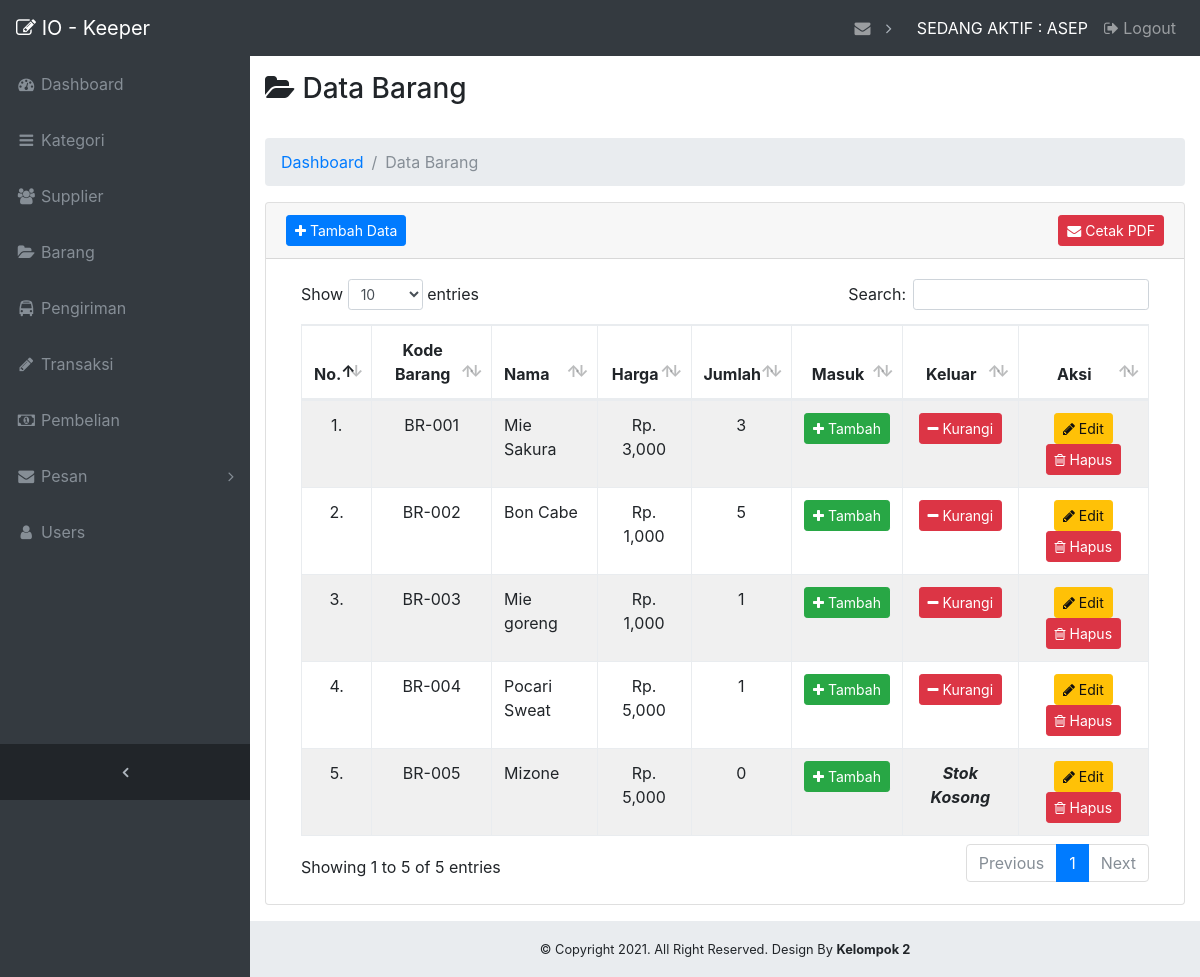
Before: /admin/?page=barang (signed in) with the older database file.
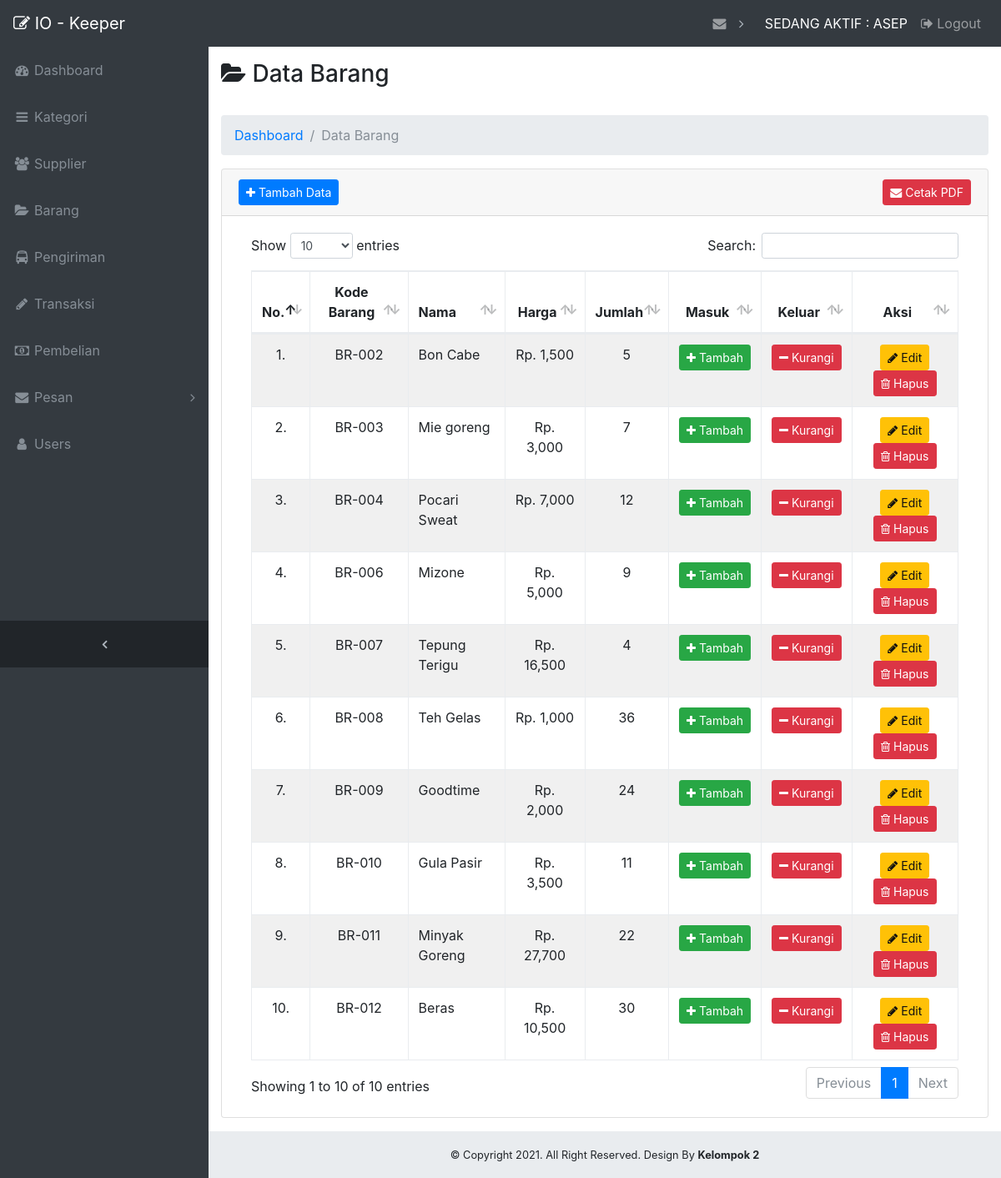
After: the same page with the newer database file.
### tables this page shows
CREATE TABLE `barang` (
  `kode_barang` varchar(100) NOT NULL,
  `id_kategori` int(11) DEFAULT NULL,
  `nama_barang` varchar(191) DEFAULT NULL,
  `harga` double DEFAULT NULL,
  `satuan` varchar(20) DEFAULT NULL,
  `keterangan` text,
  `foto` varchar(255) DEFAULT NULL
);

### admin/page/barang/data_barang.php (the view, shortened to what this page needs)
<div class="container-fluid">
    <div class="row">
        <div class="col-md-12">
            <h3><i class="fa fa-folder-open"></i> Data Barang</h3>
            <br>
        </div>
    </div>
    <ol class="breadcrumb">
        <li class="breadcrumb-item">
            <a href="?page=dashboard">Dashboard</a>
        </li>
        <li class="breadcrumb-item active">Data Barang</li>
    </ol>
    <div class="card mb-3">
        <div class="card-header">
            <button type="button" class="btn btn-primary btn-sm" data-toggle="modal" data-target="#exampleModal"><i class="fa fa-plus"></i> Tambah Data
            </button>
            <a href="../admin/cetak.php" class="btn btn-danger btn-sm pull-right">
                <i class="fa fa-envelope"></i> Cetak PDF
            </a>
        </div>
        <div class="card-body">
            <div class="table-responsive">
                <table class="table table-bordered" id="dataTable" width="100%" cellspacing="0">
                    <thead>
                        <tr>
                            <th class="text-center">No.</th>
                            <th class="text-center">Kode Barang</th>
                            <th>Nama</th>
                            <th class="text-center">Harga</th>
                            <th class="text-center">Jumlah</th>
                            <th class="text-center">Masuk</th>
                            <th class="text-center">Keluar</th>
                            <th class="text-center">Aksi</th>
                        </tr>
                    </thead>
                    <tbody>
                        <?php
                        $no = 0;
                        $query = $con->query("SELECT * FROM barang ORDER BY kode_barang ASC");
                        $bgcolor = "";
                        if (mysqli_num_rows($query)) {
                            while ($data_barang = $query->fetch_array()) {
                                if ($no % 2 == 0) {
                                    $bgcolor = "#F0F0F0";
                                } else {
                                    $bgcolor = "";
                                }
                                $kdBarang = $data_barang['kode_barang'];
                                $sql_masuk = $con->query("select sum(stok) as 'stok' from transaksi_barang where kode_barang = '$kdBarang' and status = 1");
                                $data_masuk = $sql_masuk->fetch_array();
                                $jum_masuk = $data_masuk['stok'];
                                $sql_keluar = $con->query("select sum(stok) as'stok' from transaksi_barang where kode_barang ='$kdBarang' and status = 0 ");
                                $data_keluar = $sql_keluar->fetch_array();
                                $jum_keluar = $data_keluar['stok'];
                                $jumlah_barang = $jum_masuk - $jum_keluar;
                        ?>
                            <tr bgcolor="<?php echo $bgcolor; ?>">
                                <td class="text-center"><?php echo ++$no; ?>.</td>
                                <td class="text-center"><?php echo $data_barang['kode_barang']; ?></td>
                                <td><?php echo $data_barang['nama_barang']; ?></td>
                                <td class="text-center">Rp. <?php echo number_format($data_barang['harga']); ?></td>
                                <td class="text-center"><?php echo $jumlah_barang; ?></td>
                                <td class="text-center">
                                    <button onclick="tambahTransaksiBarang('<?php echo $data_barang['kode_barang']; ?>')" type="button" class="btn btn-success btn-sm" data-toggle="modal" data-target="#exampleModalTransaksiMasuk"><i class="fa fa-plus"></i> Tambah
                                    </button>
                                </td>
                                <td class="text-center">
                                    <?php if ($jumlah_barang == 0) : ?>
                                        <b><i>Stok Kosong</i></b>
                                    <?php else : ?>
                                        <button onclick="kurangiTransaksiBarang('<?php echo $data_barang['kode_barang']; ?>')" type="button" class="btn btn-danger btn-sm" data-toggle="modal" data-target="#exampleModalTransaksiKeluar"><i class="fa fa-minus"></i> Kurangi
                                        </button>
                                    <?php endif ?>
                                </td>
                                <td class="text-center">
                                    <button onclick="editBarang('<?php echo $data_barang['kode_barang'] ?>')" type="button" class="btn btn-warning btn-sm" data-toggle="modal" data-target="#exampleModalUpdate"><i class="fa fa-pencil"></i> Edit
                                    </button>
                                    <form class="d-inline" method="POST">
                                        <button onclick="return confirm('Yakin ? Anda Ingin Menghapus Data Ini ?')" name="btn-hapus" type="submit" class="btn btn-danger btn-sm">
                                            <i class="fa fa-trash-o"></i> Hapus
                                        </button>
                                    </form>
                                </td>
                            </tr>
                            <?php
                            }
                        }
                    ?>
                    </tbody>
                </table>
            </div>
        </div>
    </div>
</div>

### admin/index.php (shortened to what this page needs)
<!DOCTYPE html>
<html lang="en">
<head>
  <link href="template/vendor/bootstrap/css/bootstrap.min.css" rel="stylesheet">
  <link href="template/vendor/font-awesome/css/font-awesome.min.css" rel="stylesheet" type="text/css">
  <link href="template/vendor/datatables/dataTables.bootstrap4.css" rel="stylesheet">
  <link href="template/vendor/datatables/dataTables.bootstrap4.css" rel="stylesheet">
  <link href="template/css/sb-admin.css" rel="stylesheet">
  <link rel='stylesheet' href='https://cdn.jsdelivr.net/npm/sweetalert2@7.12.15/dist/sweetalert2.min.css'>
</head>
<body class="fixed-nav sticky-footer bg-dark" id="page-top">
  <nav class="navbar navbar-expand-lg navbar-dark bg-dark fixed-top" id="mainNav">
    <a class="navbar-brand" href="?page=dashboard"><i class="fa fa-edit"></i> IO - Keeper</a>
    <div class="collapse navbar-collapse" id="navbarResponsive">
      <ul class="navbar-nav navbar-sidenav" id="exampleAccordion">
        <li class="nav-item" data-toggle="tooltip" data-placement="right" title="Dashboard">
          <a class="nav-link" href="?page=dashboard">
            <i class="fa fa-fw fa-dashboard"></i>
            <span class="nav-link-text">Dashboard</span>
          </a>
        </li>
        <li class="nav-item" data-toggle="tooltip" data-placement="right" title="Kategori">
          <a class="nav-link" href="?page=kategori">
            <i class="fa fa-fw fa-bars"></i>
            <span class="nav-link-text">Kategori</span>
          </a>
        </li>
        <li class="nav-item" data-toggle="tooltip" data-placement="right" title="Supplier">
          <a class="nav-link" href="?page=supplier">
            <i class="fa fa-fw fa-users"></i>
            <span class="nav-link-text">Supplier</span>
          </a>
        </li>
        <li class="nav-item" data-toggle="tooltip" data-placement="right" title="Barang">
          <a class="nav-link" href="?page=barang">
            <i class="fa fa-fw fa-folder-open"></i>
            <span class="nav-link-text">Barang</span>
          </a>
        </li>
        <li class="nav-item" data-toggle="tooltip" data-placement="right" title="Supplier">
          <a class="nav-link" href="?page=pengiriman">
            <i class="fa fa-fw fa-bus"></i>
            <span class="nav-link-text">Pengiriman</span>
          </a>
        </li>
        <li class="nav-item" data-toggle="tooltip" data-placement="right" title="Supplier">
          <a class="nav-link" href="?page=transaksi">
            <i class="fa fa-fw fa-pencil"></i>
            <span class="nav-link-text">Transaksi</span>
          </a>
        </li>
        <li class="nav-item" data-toggle="tooltip" data-placement="right" title="Supplier">
          <a class="nav-link" href="?page=pembelian">
            <i class="fa fa-fw fa-money"></i>
            <span class="nav-link-text">Pembelian</span>
          </a>
        </li>
        <li class="nav-item" data-toggle="tooltip" data-placement="right" title="Components">
          <a class="nav-link nav-link-collapse collapsed" data-toggle="collapse" href="#collapseComponentsTwo" data-parent="#exampleAccordion">
            <i class="fa fa-fw fa-envelope"></i>
            <span class="nav-link-text">Pesan</span>
          </a>
        </li>
        <li class="nav-item" data-toggle="tooltip" data-placement="right" title="Users">
          <a class="nav-link" href="?page=users">
            <i class="fa fa-fw fa-user"></i>
            <span class="nav-link-text">Users</span>
          </a>
        </li>
      </ul>
      <ul class="navbar-nav sidenav-toggler">
        <li class="nav-item">
          <a class="nav-link text-center" id="sidenavToggler">
            <i class="fa fa-fw fa-angle-left"></i>
          </a>
        </li>
      </ul>
      <ul class="navbar-nav ml-auto">
        <li class="nav-item dropdown">
          <a class="nav-link dropdown-toggle mr-lg-2" id="messagesDropdown" href="#" data-toggle="dropdown" aria-haspopup="true" aria-expanded="false">
            <i class="fa fa-fw fa-envelope"></i>
          </a>
        </li>
        <li class="nav-item">
          <form class="form-inline my-2 my-lg-0 mr-lg-2">
            <div class="input-group mt-2 text-white" style="text-transform: uppercase;">
              Sedang Aktif : <?php echo $_SESSION['username']; ?>
            </div>
          </form>
        </li>
        <li class="nav-item">
          <a class="nav-link" data-toggle="modal" data-target="#exampleModalLogout"><i class="fa fa-sign-out"></i> Logout
          </a>
        </li>
      </ul>
    </div>
  </nav>
  <div class="content-wrapper">
    <?php require 'mod/halaman.php'; ?>
    <footer class="sticky-footer">
      <div class="container">
        <div class="text-center">
          <small>&copy; Copyright 2021. All Right Reserved. Design By <b>Kelompok 2</b></small>
        </div>
      </div>
    </footer>
  </div>
</body>
</html>

### admin/mod/halaman.php (shortened to what this page needs)
<?php
    if (isset($_GET['page'])) {
        $page = $_GET['page'];
    } else {
        $page = "dashboard";
    }
?>
<?php
    switch ($page) {
        case 'barang' :
            include 'page/barang/data_barang.php';
            break;
    }
?>

### admin/template/css/sb-admin.css (style rules this page uses)
html { position: relative; min-height: 100%; }
body { overflow-x: hidden; }
body.sticky-footer { margin-bottom: 56px; }
body.sticky-footer .content-wrapper { min-height: calc(100vh - 56px - 56px); }
body.fixed-nav { padding-top: 56px; }
.content-wrapper { min-height: calc(100vh - 56px); padding-top: 1rem; }
#mainNav .navbar-collapse { overflow: auto; max-height: 75vh; }
#mainNav .navbar-collapse .navbar-nav .nav-item .nav-link { cursor: pointer; }
#mainNav .navbar-collapse .navbar-sidenav .nav-link-collapse:after { float: right; content: '\f107'; font-family: 'FontAwesome'; }
#mainNav .navbar-collapse .navbar-sidenav .nav-link-collapse.collapsed:after { content: '\f105'; }
#mainNav .navbar-collapse .sidenav-toggler { display: none; }
#mainNav .navbar-collapse .navbar-nav > .nav-item.dropdown > .nav-link { position: relative; min-width: 45px; }
#mainNav .navbar-collapse .navbar-nav > .nav-item.dropdown > .nav-link:after { float: right; width: auto; content: '\f105'; border: none; font-family: 'FontAwesome'; }
@media (min-width: 992px) { #mainNav .navbar-brand { width: 250px; } }
@media (min-width: 992px) { #mainNav .navbar-collapse { overflow: visible; max-height: none; } }
@media (min-width: 992px) { #mainNav .navbar-collapse .navbar-sidenav { position: absolute; top: 0; left: 0; overflow-x: hidden; overflow-y: auto; -webkit-flex-direction: column; -ms-flex-direction: column; flex-direction: column; margin-top: 56px; } }
@media (min-width: 992px) { #mainNav .navbar-collapse .navbar-sidenav > .nav-item { width: 250px; padding: 0; } }
@media (min-width: 992px) { #mainNav .navbar-collapse .navbar-sidenav > .nav-item > .nav-link { padding: 1em; } }
@media (min-width: 992px) { #mainNav .navbar-collapse .navbar-nav > .nav-item.dropdown > .nav-link { min-width: 0; } }
@media (min-width: 992px) { #mainNav .navbar-collapse .navbar-nav > .nav-item.dropdown > .nav-link:after { width: 24px; text-align: center; } }
#mainNav.fixed-top .sidenav-toggler { display: none; }
@media (min-width: 992px) { #mainNav.fixed-top .navbar-sidenav { height: calc(100vh - 112px); } }
@media (min-width: 992px) { #mainNav.fixed-top .sidenav-toggler { position: absolute; top: 0; left: 0; display: flex; overflow-x: hidden; overflow-y: auto; -webkit-flex-direction: column; -ms-flex-direction: column; flex-direction: column; margin-top: calc(100vh - 56px); } }
@media (min-width: 992px) { #mainNav.fixed-top .sidenav-toggler > .nav-item { width: 250px; padding: 0; } }
@media (min-width: 992px) { #mainNav.fixed-top .sidenav-toggler > .nav-item > .nav-link { padding: 1em; } }
#mainNav.fixed-top.navbar-dark .sidenav-toggler { background-color: #212529; }
#mainNav.fixed-top.navbar-dark .sidenav-toggler a i { color: #adb5bd; }
.content-wrapper { overflow-x: hidden; background: white; }
@media (min-width: 992px) { .content-wrapper { margin-left: 250px; } }
#sidenavToggler i { font-weight: 800; }
#mainNav.navbar-dark .navbar-collapse .navbar-sidenav .nav-link-collapse:after { color: #868e96; }
#mainNav.navbar-dark .navbar-collapse .navbar-sidenav > .nav-item > .nav-link { color: #868e96; }
#mainNav.navbar-dark .navbar-collapse .navbar-nav > .nav-item.dropdown > .nav-link:after { color: #adb5bd; }
@media (min-width: 992px) { #mainNav.navbar-dark .navbar-collapse .navbar-sidenav { background: #343a40; } }
footer.sticky-footer { position: absolute; right: 0; bottom: 0; width: 100%; height: 56px; background-color: #e9ecef; line-height: 55px; }
@media (min-width: 992px) { footer.sticky-footer { width: calc(100% - 250px); } }

Changed rows visible on the page:
removed barang: kode_barang "BR-001", nama_barang "Mie Sakura", harga "3,000", jumlah_barang "3"
removed barang: kode_barang "BR-005", nama_barang "Mizone", harga "5,000", jumlah_barang "0", shows "Stok Kosong"
changed barang "BR-002": harga "1,000" → "1,500"
changed barang "BR-003": harga "1,000" → "3,000"; jumlah_barang "1" → "7"
changed barang "BR-004": harga "5,000" → "7,000"; jumlah_barang "1" → "12"
added barang: kode_barang "BR-006", nama_barang "Mizone", harga "5,000", jumlah_barang "9"
added barang: kode_barang "BR-007", nama_barang "Tepung Terigu", harga "16,500", jumlah_barang "4"
added barang: kode_barang "BR-008", nama_barang "Teh Gelas", harga "1,000", jumlah_barang "36"
added barang: kode_barang "BR-009", nama_barang "Goodtime", harga "2,000", jumlah_barang "24"
added barang: kode_barang "BR-010", nama_barang "Gula Pasir", harga "3,500", jumlah_barang "11"
added barang: kode_barang "BR-011", nama_barang "Minyak Goreng", harga "27,700", jumlah_barang "22"
added barang: kode_barang "BR-012", nama_barang "Beras", harga "10,500", jumlah_barang "30"
Other visible differences:
text written by a page script: "Show entries Search: Showing 1 to 5 of 5 entries Previous 1 Next" → "Show entries Search: Showing 1 to 10 of 10 entries Previous 1 Next"
